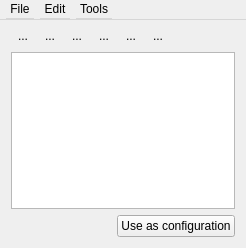
<?xml version="1.0" encoding="UTF-8"?>
<ui version="4.0">
 <class>ConfigurationEditor</class>
 <widget class="MagneticWidget" name="ConfigurationEditor">
  <property name="geometry">
   <rect>
    <x>0</x>
    <y>0</y>
    <width>246</width>
    <height>248</height>
   </rect>
  </property>
  <property name="windowTitle">
   <string>Configuration editor</string>
  </property>
  <property name="locale">
   <locale language="English" country="UnitedStates"/>
  </property>
  <layout class="QVBoxLayout" name="verticalLayout">
   <property name="topMargin">
    <number>25</number>
   </property>
   <item>
    <layout class="QHBoxLayout" name="horizontalLayout">
     <property name="spacing">
      <number>3</number>
     </property>
     <property name="sizeConstraint">
      <enum>QLayout::SetDefaultConstraint</enum>
     </property>
     <property name="topMargin">
      <number>0</number>
     </property>
     <item>
      <widget class="QToolButton" name="open">
       <property name="toolTip">
        <string>Open file (Ctrl + O)</string>
       </property>
       <property name="text">
        <string notr="true">...</string>
       </property>
       <property name="icon">
        <iconset resource="../resourses.qrc">
         <normaloff>:/images/icons/directory_open.png</normaloff>:/images/icons/directory_open.png</iconset>
       </property>
       <property name="iconSize">
        <size>
         <width>24</width>
         <height>24</height>
        </size>
       </property>
       <property name="checkable">
        <bool>false</bool>
       </property>
       <property name="autoRaise">
        <bool>true</bool>
       </property>
      </widget>
     </item>
     <item>
      <widget class="QToolButton" name="save">
       <property name="toolTip">
        <string>Save file (Ctrl + S)</string>
       </property>
       <property name="text">
        <string notr="true">...</string>
       </property>
       <property name="icon">
        <iconset resource="../resourses.qrc">
         <normaloff>:/images/icons/floppy_35inch_blue.png</normaloff>:/images/icons/floppy_35inch_blue.png</iconset>
       </property>
       <property name="iconSize">
        <size>
         <width>24</width>
         <height>24</height>
        </size>
       </property>
       <property name="autoRaise">
        <bool>true</bool>
       </property>
      </widget>
     </item>
     <item>
      <widget class="QToolButton" name="undo">
       <property name="toolTip">
        <string>Undo (Ctrl + Z)</string>
       </property>
       <property name="text">
        <string notr="true">...</string>
       </property>
       <property name="icon">
        <iconset resource="../resourses.qrc">
         <normaloff>:/images/icons/undo_blue.png</normaloff>:/images/icons/undo_blue.png</iconset>
       </property>
       <property name="iconSize">
        <size>
         <width>24</width>
         <height>24</height>
        </size>
       </property>
       <property name="autoRaise">
        <bool>true</bool>
       </property>
      </widget>
     </item>
     <item>
      <widget class="QToolButton" name="redo">
       <property name="enabled">
        <bool>true</bool>
       </property>
       <property name="toolTip">
        <string>Redo (Ctrl + Y)</string>
       </property>
       <property name="text">
        <string notr="true">...</string>
       </property>
       <property name="icon">
        <iconset resource="../resourses.qrc">
         <normaloff>:/images/icons/redo_blue.png</normaloff>:/images/icons/redo_blue.png</iconset>
       </property>
       <property name="iconSize">
        <size>
         <width>24</width>
         <height>24</height>
        </size>
       </property>
       <property name="autoRaise">
        <bool>true</bool>
       </property>
      </widget>
     </item>
     <item>
      <widget class="QToolButton" name="insertLocal">
       <property name="toolTip">
        <string>Inserts &quot;127.0.0.1&quot; into text field (Ctrl + L)</string>
       </property>
       <property name="text">
        <string notr="true">...</string>
       </property>
       <property name="icon">
        <iconset resource="../resourses.qrc">
         <normaloff>:/images/icons/arrow_plain_red_S.png</normaloff>:/images/icons/arrow_plain_red_S.png</iconset>
       </property>
       <property name="iconSize">
        <size>
         <width>24</width>
         <height>24</height>
        </size>
       </property>
       <property name="autoRaise">
        <bool>true</bool>
       </property>
      </widget>
     </item>
     <item>
      <widget class="QToolButton" name="insertLocalClipboard">
       <property name="toolTip">
        <string>Inserts &quot;127.0.0.1&quot; + clipboard into text field (Ctrl + Shift + L)</string>
       </property>
       <property name="toolTipDuration">
        <number>-1</number>
       </property>
       <property name="text">
        <string notr="true">...</string>
       </property>
       <property name="icon">
        <iconset resource="../resourses.qrc">
         <normaloff>:/images/icons/paste_arrow_red.png</normaloff>:/images/icons/paste_arrow_red.png</iconset>
       </property>
       <property name="iconSize">
        <size>
         <width>24</width>
         <height>24</height>
        </size>
       </property>
       <property name="toolButtonStyle">
        <enum>Qt::ToolButtonIconOnly</enum>
       </property>
       <property name="autoRaise">
        <bool>true</bool>
       </property>
      </widget>
     </item>
     <item>
      <spacer name="horizontalSpacer">
       <property name="orientation">
        <enum>Qt::Horizontal</enum>
       </property>
       <property name="sizeHint" stdset="0">
        <size>
         <width>40</width>
         <height>20</height>
        </size>
       </property>
      </spacer>
     </item>
    </layout>
   </item>
   <item>
    <widget class="QTextEdit" name="confEdit"/>
   </item>
   <item>
    <layout class="QHBoxLayout" name="horizontalLayout_2">
     <item>
      <spacer name="horizontalSpacer_2">
       <property name="orientation">
        <enum>Qt::Horizontal</enum>
       </property>
       <property name="sizeHint" stdset="0">
        <size>
         <width>40</width>
         <height>20</height>
        </size>
       </property>
      </spacer>
     </item>
     <item>
      <widget class="QPushButton" name="useAsConf">
       <property name="text">
        <string>Use as configuration</string>
       </property>
      </widget>
     </item>
    </layout>
   </item>
  </layout>
  <widget class="QMenuBar" name="menuBar">
   <property name="geometry">
    <rect>
     <x>0</x>
     <y>0</y>
     <width>270</width>
     <height>20</height>
    </rect>
   </property>
   <widget class="QMenu" name="menu_settings">
    <property name="title">
     <string>File</string>
    </property>
    <addaction name="act_open"/>
    <addaction name="separator"/>
    <addaction name="act_save"/>
    <addaction name="act_saveAs"/>
    <addaction name="separator"/>
    <addaction name="act_close"/>
   </widget>
   <widget class="QMenu" name="menuEdit">
    <property name="title">
     <string>Edit</string>
    </property>
    <addaction name="act_undo"/>
    <addaction name="act_redo"/>
    <addaction name="separator"/>
    <addaction name="act_cut"/>
    <addaction name="act_copy"/>
    <addaction name="act_paste"/>
    <addaction name="separator"/>
    <addaction name="act_clear"/>
   </widget>
   <widget class="QMenu" name="menuTools">
    <property name="title">
     <string>Tools</string>
    </property>
    <addaction name="act_insertLh"/>
    <addaction name="act_insertLhClp"/>
   </widget>
   <addaction name="menu_settings"/>
   <addaction name="menuEdit"/>
   <addaction name="menuTools"/>
  </widget>
  <action name="act_open">
   <property name="checkable">
    <bool>false</bool>
   </property>
   <property name="icon">
    <iconset resource="../resourses.qrc">
     <normaloff>:/images/icons/directory_open.png</normaloff>:/images/icons/directory_open.png</iconset>
   </property>
   <property name="text">
    <string>Open</string>
   </property>
   <property name="shortcut">
    <string notr="true">Ctrl+O</string>
   </property>
  </action>
  <action name="act_save">
   <property name="icon">
    <iconset resource="../resourses.qrc">
     <normaloff>:/images/icons/floppy_35inch_blue.png</normaloff>:/images/icons/floppy_35inch_blue.png</iconset>
   </property>
   <property name="text">
    <string>Save</string>
   </property>
   <property name="shortcut">
    <string notr="true">Ctrl+S</string>
   </property>
  </action>
  <action name="act_saveAs">
   <property name="icon">
    <iconset resource="../resourses.qrc">
     <normaloff>:/images/icons/file_yellow_save.png</normaloff>:/images/icons/file_yellow_save.png</iconset>
   </property>
   <property name="text">
    <string>Save as...</string>
   </property>
   <property name="shortcut">
    <string notr="true">Ctrl+Alt+S</string>
   </property>
   <property name="shortcutContext">
    <enum>Qt::WindowShortcut</enum>
   </property>
  </action>
  <action name="act_close">
   <property name="text">
    <string>Close</string>
   </property>
   <property name="shortcut">
    <string notr="true"/>
   </property>
  </action>
  <action name="act_undo">
   <property name="icon">
    <iconset resource="../resourses.qrc">
     <normaloff>:/images/icons/undo_blue.png</normaloff>:/images/icons/undo_blue.png</iconset>
   </property>
   <property name="text">
    <string>Undo</string>
   </property>
   <property name="toolTip">
    <string>Undo</string>
   </property>
   <property name="shortcut">
    <string notr="true">Ctrl+Z</string>
   </property>
  </action>
  <action name="act_redo">
   <property name="icon">
    <iconset resource="../resourses.qrc">
     <normaloff>:/images/icons/redo_blue.png</normaloff>:/images/icons/redo_blue.png</iconset>
   </property>
   <property name="text">
    <string>Redo</string>
   </property>
   <property name="shortcut">
    <string notr="true">Ctrl+Y</string>
   </property>
  </action>
  <action name="act_cut">
   <property name="icon">
    <iconset resource="../resourses.qrc">
     <normaloff>:/images/icons/scissors.png</normaloff>:/images/icons/scissors.png</iconset>
   </property>
   <property name="text">
    <string>Cut</string>
   </property>
   <property name="shortcut">
    <string notr="true">Ctrl+X</string>
   </property>
  </action>
  <action name="act_copy">
   <property name="icon">
    <iconset resource="../resourses.qrc">
     <normaloff>:/images/icons/copy.png</normaloff>:/images/icons/copy.png</iconset>
   </property>
   <property name="text">
    <string>Copy</string>
   </property>
   <property name="shortcut">
    <string notr="true">Ctrl+C</string>
   </property>
  </action>
  <action name="act_paste">
   <property name="icon">
    <iconset resource="../resourses.qrc">
     <normaloff>:/images/icons/paste.png</normaloff>:/images/icons/paste.png</iconset>
   </property>
   <property name="text">
    <string>Paste</string>
   </property>
   <property name="shortcut">
    <string notr="true">Ctrl+V</string>
   </property>
  </action>
  <action name="act_clear">
   <property name="icon">
    <iconset resource="../resourses.qrc">
     <normaloff>:/images/icons/file_yellow_trashcan.png</normaloff>:/images/icons/file_yellow_trashcan.png</iconset>
   </property>
   <property name="text">
    <string>Clear</string>
   </property>
   <property name="shortcut">
    <string notr="true"/>
   </property>
  </action>
  <action name="act_insertLh">
   <property name="icon">
    <iconset resource="../resourses.qrc">
     <normaloff>:/images/icons/arrow_plain_red_S.png</normaloff>:/images/icons/arrow_plain_red_S.png</iconset>
   </property>
   <property name="text">
    <string>Insert localhost (127.0.0.1)</string>
   </property>
   <property name="shortcut">
    <string notr="true">Ctrl+L</string>
   </property>
  </action>
  <action name="act_insertLhClp">
   <property name="icon">
    <iconset resource="../resourses.qrc">
     <normaloff>:/images/icons/paste_arrow_red.png</normaloff>:/images/icons/paste_arrow_red.png</iconset>
   </property>
   <property name="text">
    <string>Insert localhost + clipboard</string>
   </property>
   <property name="shortcut">
    <string notr="true">Ctrl+Shift+L</string>
   </property>
  </action>
 </widget>
 <layoutdefault spacing="6" margin="11"/>
 <customwidgets>
  <customwidget>
   <class>MagneticWidget</class>
   <extends>QWidget</extends>
   <header>module_editor/customforms/MagneticWidget.h</header>
   <container>1</container>
  </customwidget>
 </customwidgets>
 <resources>
  <include location="../resourses.qrc"/>
 </resources>
 <connections/>
</ui>
